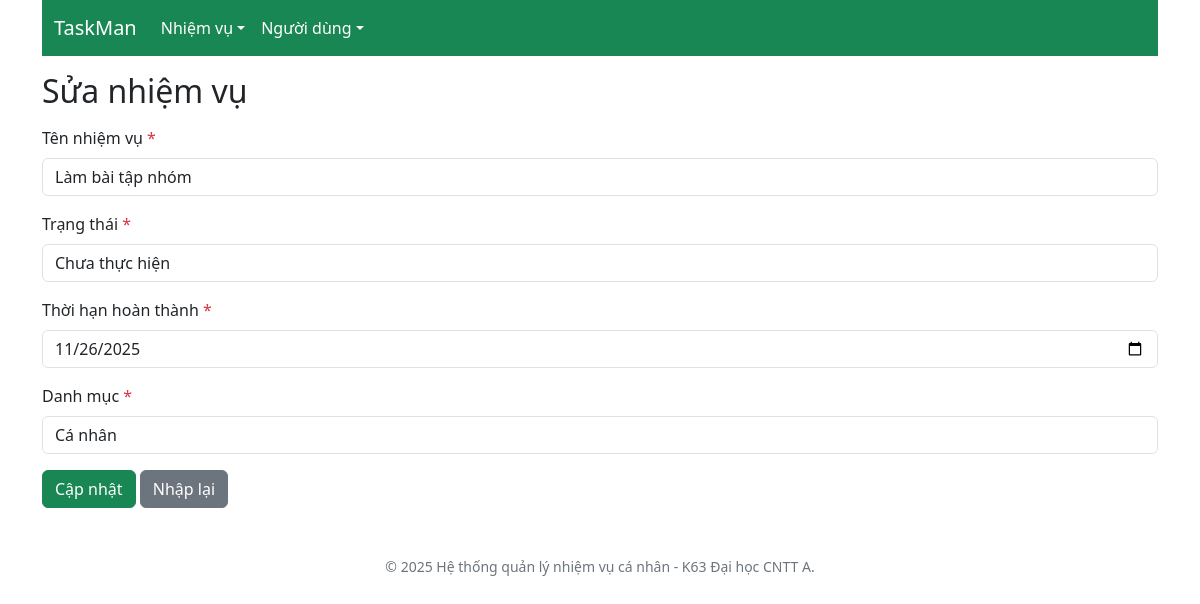
The app's page /edit.php?id=4 with its own data.
### tables this page shows
CREATE TABLE `tasks` (
  `id` int(11) NOT NULL,
  `name` varchar(200) NOT NULL,
  `status` varchar(15) NOT NULL,
  `due_date` datetime NOT NULL,
  `category_id` int(11) NOT NULL,
  `user_id` int(11) NOT NULL,
  `created_at` datetime NOT NULL DEFAULT current_timestamp(),
  `updated_at` datetime NOT NULL DEFAULT current_timestamp()
);

CREATE TABLE `categories` (
  `id` int(11) NOT NULL,
  `name` varchar(200) NOT NULL
);

### edit.php (the view, shortened to what this page needs)
<!DOCTYPE html>
<html lang="en">
<head>
    <?php include "partials/head.php"; ?>
</head>
<body>
    <div class="container">
        <?php include "partials/navbar.php"; ?>
        <?php
        $id =(int) $_GET["id"];
        include "db_connect.php";
        $sql = "SELECT * FROM tasks WHERE id=$id";
        $task = $conn->query($sql)->fetch_assoc();
        ?>
         <h2 class="mt-3">Sửa nhiệm vụ</h2>
         <form action="update.php" method="post">
            <div class="mb-3 mt-3">
                <label for="name" class="form-label">Tên nhiệm vụ <span class="text-danger">*</span></label>
                <input type="text" class="form-control" id="name" name="name" value="<?php echo $task["name"]; ?>" required>
            </div>
            <div class="mb-3 mt-3">
                <label for="status" class="form-label">Trạng thái <span class="text-danger">*</span></label>
                <select class="form-control" id="status" name="status">
                    <option value="0" <?php echo ($task["status"] == "0") ? "selected" : ""; ?>>Chưa thực hiện</option>
                </select>
            </div>
            <div class="mb-3 mt-3">
                <label for="due_date" class="form-label">Thời hạn hoàn thành <span class="text-danger">*</span></label>
                <input type="date" class="form-control" id="due_date" name="due_date" value="<?php echo date("Y-m-d", strtotime($task["due_date"])); ?>" required>
            </div>
            <div class="mb-3 mt-3">
                <label for="category_id" class="form-label">Danh mục <span class="text-danger">*</span></label>
                <?php
                    include "db_connect.php";
                    $sql = "SELECT * FROM categories";
                    $result = $conn->query($sql);
                ?>
                <select class="form-control" id="category_id" name="category_id">
                    <?php
                        while ($category = $result->fetch_assoc()) {
                    ?>
                    <option value="<?php echo $category["id"]; ?>" <?php echo ($task["category_id"] == $category["id"]) ? "selected" : ""; ?>><?php echo $category["name"]; ?></option>
                    <?php
                        }
                    ?>
                </select>
            </div>
            <div class="mb-3 mt-3">
                <input type="submit" value="Cập nhật" class="btn btn-success">
                <input type="reset" value="Nhập lại" class="btn btn-secondary">
            </div>
         </form>
        <?php include "partials/footer.php"; ?>
    </div>
</body>
</html>

### records on screen
tasks: name "Làm bài tập nhóm", status "Chưa thực hiện", due_date "11/26/2025", category_id "Cá nhân"
